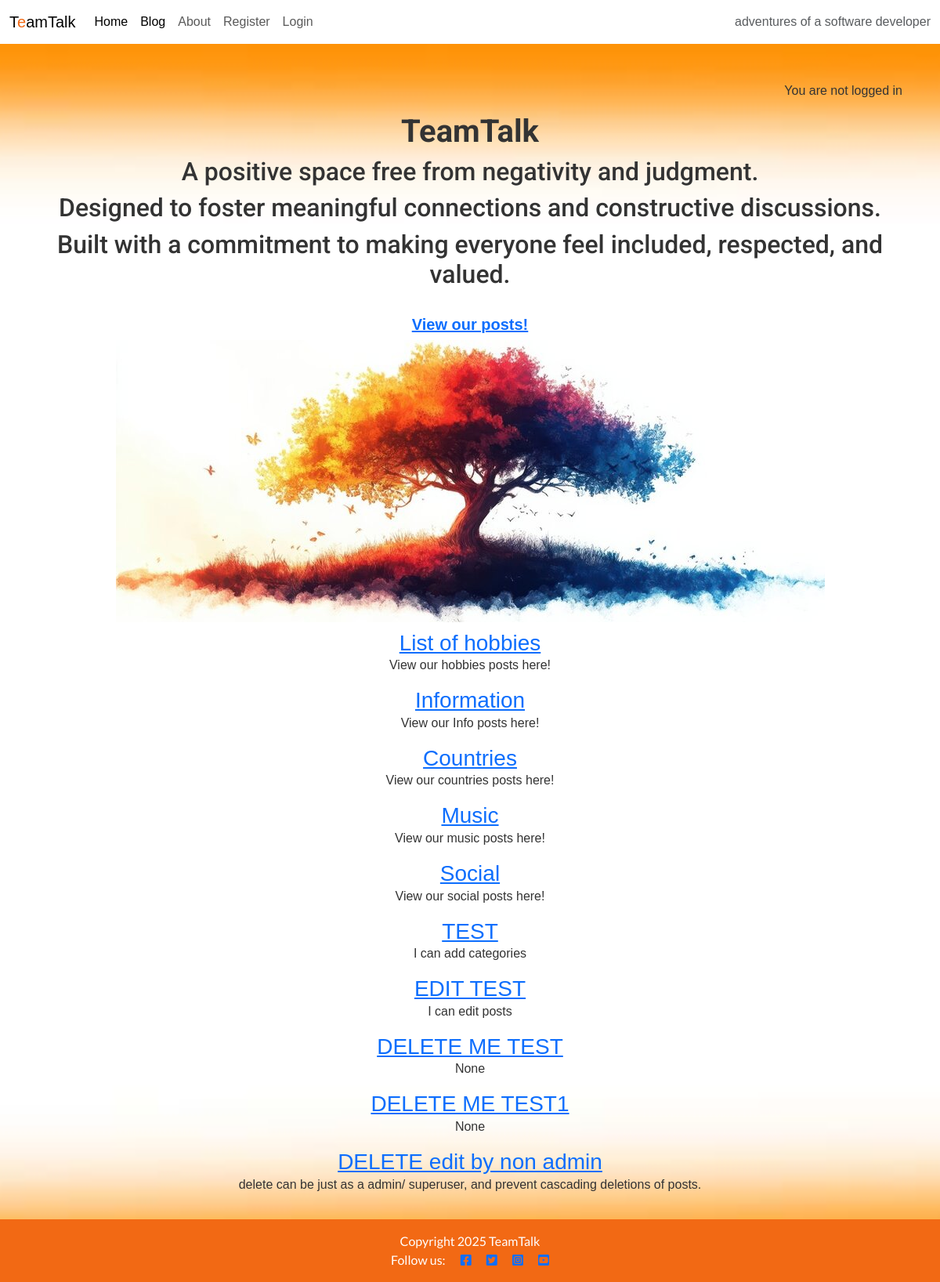
/, run on an earlier commit of the app's database.
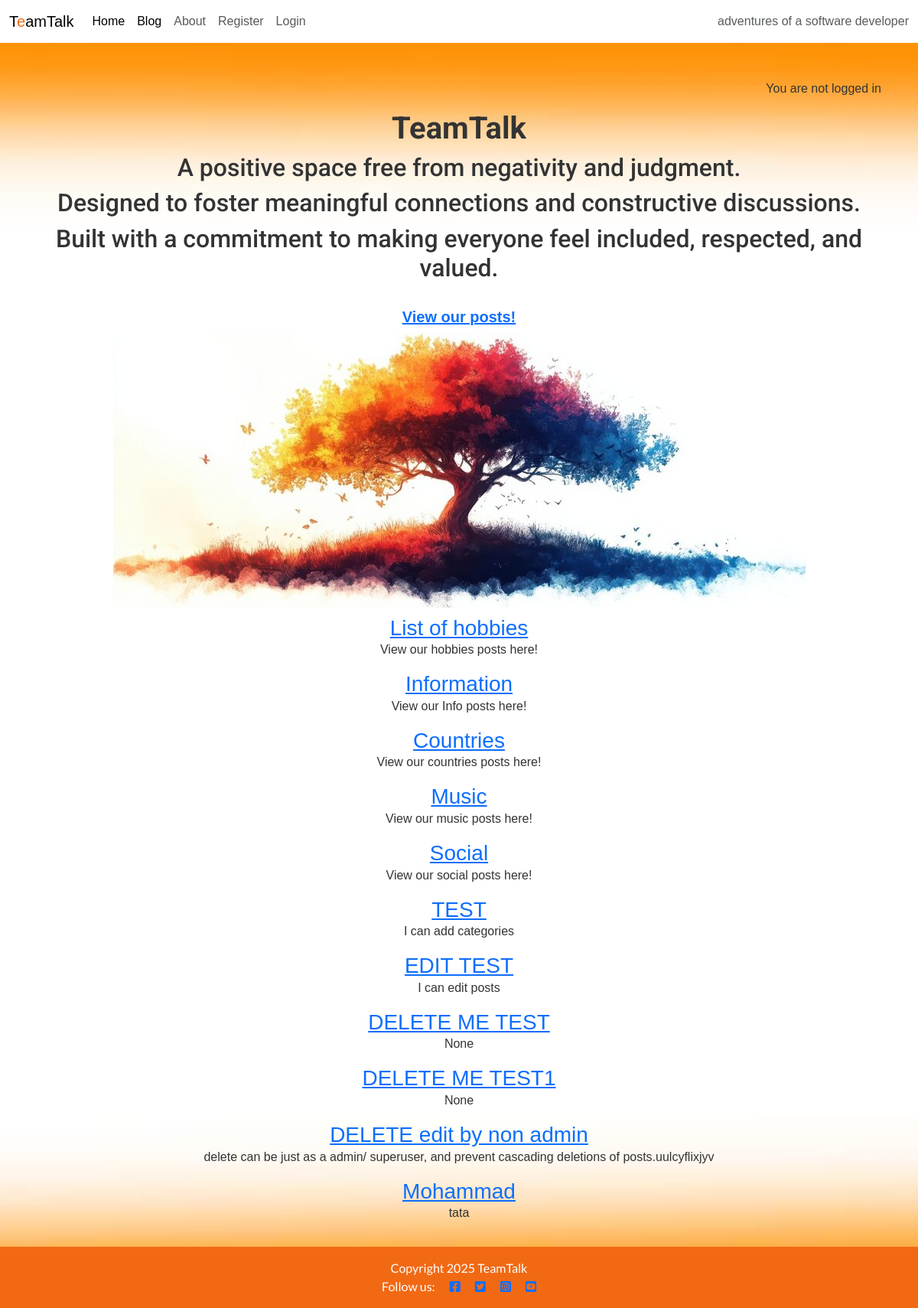
And on a later commit of the database.
### blog/models.py (models this page shows, shortened)
class Category(models.Model):
    name = models.CharField(max_length=100, unique=True)
    description = models.TextField(blank=True, null=True)

### frontend/views.py (the view)
# urls.py: path('', views.category_list, name='home'),
def category_list(request):
    categories = Category.objects.all()
    context = {
        'categories': categories,
    }
    return render(request, 'frontend/index.html', context)

### frontend/templates/frontend/index.html
{% extends 'base.html' %}
{% load static %}
{%block content%}
<h1><strong>TeamTalk</strong></h1>
<h2>A positive space free from negativity and judgment.</h2>
<h2>Designed to foster meaningful connections and constructive discussions.</h2>
<h2>Built with a commitment to making everyone feel included, respected, and valued.</h2>
<br>
<h5><strong><a href="https://8000-yazdantaher-djangoblogw-zcxhutlg9rc.ws.codeinstitute-ide.net/blog/">View our
            posts!</a></strong></h5>
<img src="static/images/imggg.jpg" alt="TeamTalk Image" style="max-width: 100%; height: auto; margin-bottom: 10px;">
{% for category in categories %}
<a href="{% url 'posts_by_category' category.id %}">
    <h3 class="card-title">{{ category.name }}</h3>
</a>
<p class="card-text">{{ category.description | safe }}</p>
{% endfor %}
{%endblock%}

### templates/base.html (shortened to what this page needs)
{% load static %}
{% url 'post_detail' as post_detail_url %}
{% url 'home' as home_url %}
{% url 'about' as about_url %}
{% url 'account_login' as login_url %}
{% url 'account_signup' as signup_url %}
{% url 'account_logout' as logout_url %}
<!DOCTYPE html>
<html lang="en">
<head>
    <link rel="stylesheet" href="https://cdnjs.cloudflare.com/ajax/libs/font-awesome/5.15.3/css/all.min.css">
    <link href="https://cdn.jsdelivr.net/npm/bootstrap@5.3.3/dist/css/bootstrap.min.css" rel="stylesheet">
    <link rel="stylesheet" href="{% static 'css/style.css' %}">
</head>
<body class="d-flex flex-column min-vh-100 main-bg">
    <nav class="navbar navbar-expand-lg navbar-light bg-white">
        <div class="container-fluid">
            <a class="navbar-brand" href="{% url 'home' %}"><span class="brand">T<span class="red-o">e</span>am<span
                        class="thin">Talk</span></span></a>
            <div class="collapse navbar-collapse" id="navbarText">
                <ul class="navbar-nav me-auto mb-2 mb-lg-0">
                    <li class="nav-item">
                        <a class="nav-link {% if request.path == home_url %}active" aria-current="page{% endif %}"
                            href="{% url 'home' %}">Home</a>
                    </li>
                    <li class="nav-item">
                        <a class="nav-link {% if request.path == home_url %}active" aria-current="page{% endif %}"
                            href="{% url 'posts' %}">Blog</a>
                    </li>
                    <li class="nav-item">
                        <a class="nav-link {% if request.path == about_url %}active" aria-current="page{% endif %}"
                            href="{% url 'about' %}">About</a>
                    </li>
                    {% if user.is_authenticated %}
                    <li class="nav-item">
                        <a class="nav-link {% if request.path == logout_url %}active" aria-current="page{% endif %}"
                            href="{% url 'account_logout' %}">Logout</a>
                    </li>
                    {% else %}
                        <li class="nav-item">
                        <a class="nav-link {% if request.path == signup_url %}active" aria-current="page{% endif %}"
                            href="{% url 'account_signup' %}">Register</a>
                    </li>
                    <li class="nav-item">
                        <a class="nav-link {% if request.path == login_url %}active" aria-current="page{% endif %}"
                            href="{% url 'account_login' %}">Login</a>
                    </li>
                    {% endif %}
                </ul>
                <span class="navbar-text text-muted">
                    adventures of a software developer
                </span>
            </div>
        </div>
    </nav>
    <main class="flex-shrink-0 flex-grow-1 main-bg">
        {% if user.is_authenticated %}
        <p class="text-end m-3">You are logged in as {{ user }}</p>
        {% else %}
        <p class="text-end m-3">You are not logged in</p>
        {% endif %}
        {% block content %}{% endblock content %}
    </main>
    <footer class="footer mt-auto py-3 dark-bg">
        <p class="m-0 text-center text-white">
      {% block copyright %}Copyright 2025 TeamTalk{% endblock copyright %}
</p>
<p class="m-0 text-center text-white">
    Follow us:
    <a href="https://www.facebook.com/" target="_blank"><i class="fab fa-facebook-square ms-3"></i></a>
    <a href="https://x.com/" target="_blank"><i class="fab fa-twitter-square ms-3"></i></a>
    <a href="https://www.instagram.com/" target="_blank"><i class="fab fa-instagram-square ms-3"></i></a>
    <a href="https://www.youtube.com/" target="_blank"><i class="fab fa-youtube-square ms-3"></i></a>
</p>
     </footer>
</body>
</html>

### static/css/style.css (style rules this page uses)
body { background-image: url(/static/images/TotFundal2.jpg); background-size: cover; background-position: center; background-repeat: no-repeat; margin: 0; font-family: Arial, sans-serif; background-color: #f7f7f7; color: #333333; }
.red-o { color: #f26914; }
header, footer { background-color: #f26914; color: white; text-align: center; padding: 1rem; font-family: 'Lato', sans-serif; }
footer { left: 0; bottom: 0; width: 100%; }
main { padding: 2rem; text-align: center; }
h1, h2 { margin: 0.5rem 0; font-family: "Roboto"; }

What changed in the data, as far as the page shows it:
changed Category "DELETE edit by non admin": description "delete can be just as a admin/ superuser, and prevent cascading deletions of posts." → "delete can be just as a admin/ superuser, and prevent cascading deletions of posts.uulcyflixjyv"
added Category: name "Mohammad", description "tata"
